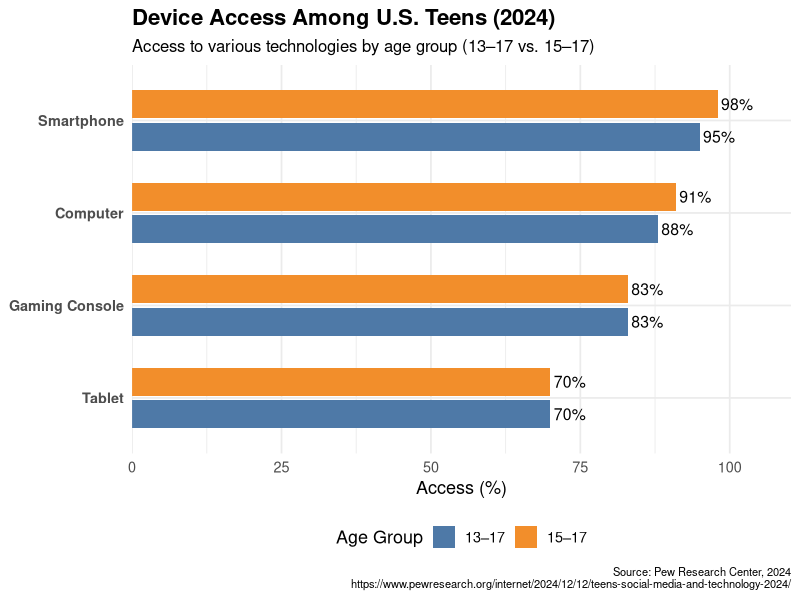

Source code (R):
## ---- chunk 1
#| eval: true
#| label: smartphone-usage
# Load libraries
library(tidyverse)

# Create the dataset
device_access <- data.frame(
  Device = c("Smartphone", "Computer", "Gaming Console", "Tablet", 
             "Smartphone", "Computer", "Gaming Console", "Tablet"),
  Age_Group = c("13–17", "13–17", "13–17", "13–17", "15–17", "15–17", "15–17", "15–17"),
  Access_Percent = c(95, 88, 83, 70, 98, 91, 83, 70)
)

# Factor for ordered plotting
device_access$Device <- factor(device_access$Device,
                               levels = rev(c("Smartphone", "Computer", "Gaming Console", "Tablet")))

# Plot
ggplot(device_access, aes(x = Access_Percent, y = Device, fill = Age_Group)) +
  geom_col(position = position_dodge(width = 0.7), width = 0.6) +
  geom_text(
    aes(label = paste0(Access_Percent, "%")),
    position = position_dodge(width = 0.7),
    hjust = -0.1,
    size = 4,
    color = "black"
  ) +
  scale_fill_manual(values = c("13–17" = "#4E79A7", "15–17" = "#F28E2B")) +
  scale_x_continuous(limits = c(0, 105), expand = expansion(mult = c(0, 0.05))) +
  labs(
    title = "Device Access Among U.S. Teens (2024)",
    subtitle = "Access to various technologies by age group (13–17 vs. 15–17)",
    x = "Access (%)",
    y = NULL,
    fill = "Age Group",
    caption = "Source: Pew Research Center, 2024\nhttps://www.pewresearch.org/internet/2024/12/12/teens-social-media-and-technology-2024/"
  ) +
  theme_minimal(base_size = 13) +
  theme(
    legend.position = "bottom",
    plot.title = element_text(face = "bold", size = 16),
    plot.subtitle = element_text(size = 12),
    plot.caption = element_text(size = 8),
    axis.text.y = element_text(face = "bold")
  )


